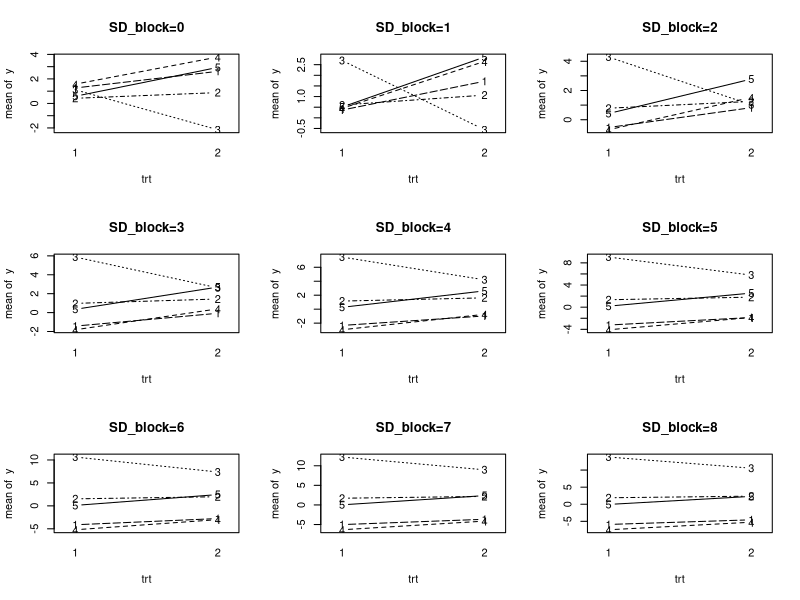
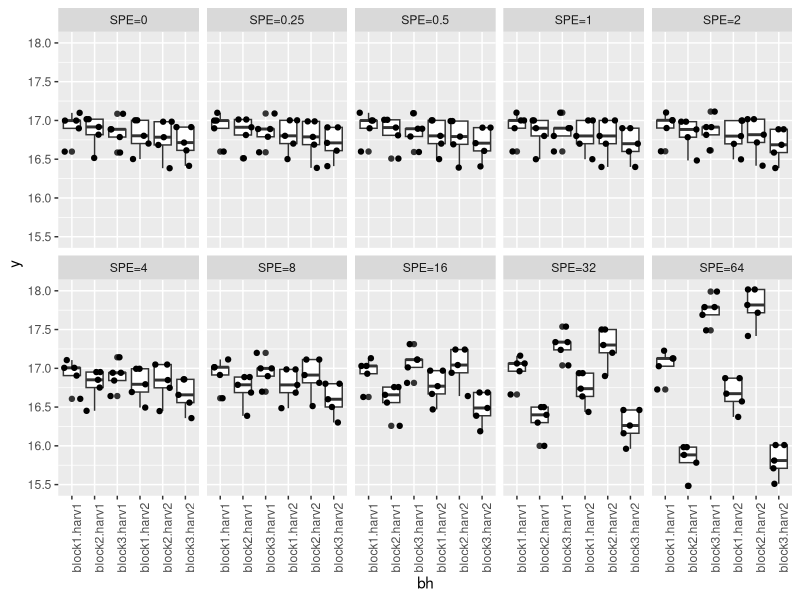

Here is the R script that generated these plots, in order:
## ---- chunk 1
library(ggplot2)
library(gridExtra)
library(lmerTest)
library(multcomp)

options(contrasts = c("contr.sum", "contr.poly"))
## ---- chunk 2
# simulate data for a linear mixed model
# a randomized complete block design with 3 treatments, nblock blocks, nrep replicates per block
# an observation error with standard deviation SD_noise and a block effect with standard deviation SD_block
# a treatment effect with standard deviation SD_trt
get_data <- function(nblock=5, nrep=2, SD_noise=3, SD_block=1, SD_trt=0) {
  data <- expand.grid(
    nrep = 1:nrep,
    trt = as.factor(1:2),
    block = as.factor(1:nblock)
  )
  block_effect <- SD_block * rnorm(nblock)[data$block]
  noise <- SD_noise * rnorm(nrow(data))
  trt_effect <- SD_trt * rnorm(nrow(data))[data$trt]
  data$y <- trt_effect + block_effect + noise
  data
}

## ---- chunk 3
# function that makes an interactions plot
plot_interactions <- function(data, ...) {
  with(data,
  interaction.plot(
      x.factor = trt,
      trace.factor = block,
      response = y,
      type = "b",
      legend = FALSE,
      ...
    )
  )
}
## ---- chunk 4
SD_blocks <- 0:8
fits <- vector("list", length(SD_blocks)*2)
dim(fits) <- c(length(SD_blocks), 2)
dimnames(fits) <- list(paste0("SD_block=",as.character(SD_blocks)), c("lmer", "lm"))

par(mfrow=c(3,3))
for(i in seq_along(SD_blocks)){
  SD_block <- SD_blocks[i]

  set.seed(2)
  data <- get_data(SD_block=SD_block)
  plot_interactions(data, main=paste0("SD_block=", SD_block))
  
  # lmer
  fits[[i,1]] <- lmer(y ~ trt + (1|block), data=data)
  
  # lm
  fits[[i,2]] <- lm(y ~ trt + block, data=data)
}; par(mfrow=c(1,1))


# apply a function to each element of a list-array
# preserving the dimensions and dimnames
elementwise_apply <- function(L, f){
  L_applied <- lapply(L, f)
  dim(L_applied) <- dim(L)
  dimnames(L_applied) <- dimnames(L)
  L_applied
}

summary_coef_trt1 <- elementwise_apply(fits, function(fit) coef(summary(fit))["trt1",])
## ---- chunk 5
summary_coef_trt1["SD_block=5",]

# estimate
elementwise_apply(summary_coef_trt1, function(coef) coef[1])
# standard error
elementwise_apply(summary_coef_trt1, function(coef) coef[2])
# p-value
elementwise_apply(summary_coef_trt1, function(coef) coef[length(coef)])

# random effect variance
sapply(fits[,1], function(fit) VarCorr(fit)$block[1]) |> sqrt() |> signif(2) 
## ---- chunk 6
#| fig-width: 8 
#| fig-height: 7
library(pbkrtest)
data("beets", package = "pbkrtest")

sug4 <- lmer(sugpct ~ block + sow + harvest + (1 | block:harvest), data = beets)
anova(sug4)

beets$bh <- with(beets, interaction(block, harvest))
splitplot_effect <- getME(sug4, "Z") %*% getME(sug4, "b")
# remove splitplot effect from sugpct
beets$sugpct_without_splitplot <- beets$sugpct - splitplot_effect[,1]
sug_rm <- lmer(sugpct_without_splitplot ~ block + sow + harvest + (1 | block:harvest), data = beets)


# SPE = Split Plot Effect
effect_multipliers <- c(0, 2^(-2:6))
names(effect_multipliers) <- paste0("SPE=", effect_multipliers)
sugpct_with_x_SPEs <- lapply(effect_multipliers, function(effect_multiplier) {
  beets$sugpct_without_splitplot + effect_multiplier * splitplot_effect[,1]
})

# plot the data
plot_list <- list() # Create an empty list to store the plots
# Generate the plots and store them in the list
Dtmp <- cbind(beets, y = sugpct_with_x_SPEs[[1]], spe = rep(names(effect_multipliers)[1], nrow(beets)))
for(i in 2:length(sugpct_with_x_SPEs)){
  Dtmp <- rbind(Dtmp, cbind(beets, y = sugpct_with_x_SPEs[[i]], spe = rep(names(effect_multipliers)[i], nrow(beets)))
  )
}

Dtmp$spe <- factor(Dtmp$spe, levels = names(effect_multipliers))

ggplot(Dtmp, aes(x = bh, y = y)) + facet_wrap(~spe, nrow=2, ncol=5) + geom_boxplot() + geom_jitter()+ 
  theme(axis.text.x = element_text(angle = 90, hjust = 1))

# for every entry in sugpct_with_x_SPE fit a mixed model and extract the p-value for the effect of harvest
sapply(sugpct_with_x_SPEs, function(sugpct_x_SPE) {
  fit <- lmer(sugpct_x_SPE ~ block + sow + harvest + (1 | block:harvest), data = beets)
  c(
    harvest = anova(fit)["harvest", "Pr(>F)"],
    sow = anova(fit)["sow", "Pr(>F)"]
  )
})

# analog but using the lm function
sapply(sugpct_with_x_SPEs, function(sugpct_x_SPE) {
  lm(sugpct_x_SPE ~ 0 + bh + sow, data = beets) |> 
    glht(linfct = matrix(c(1,1,1,-1,-1,-1,0,0,0,0)/6, nrow = 1)) |> 
    summary() |> 
    coef()
}) #==> stays the same
